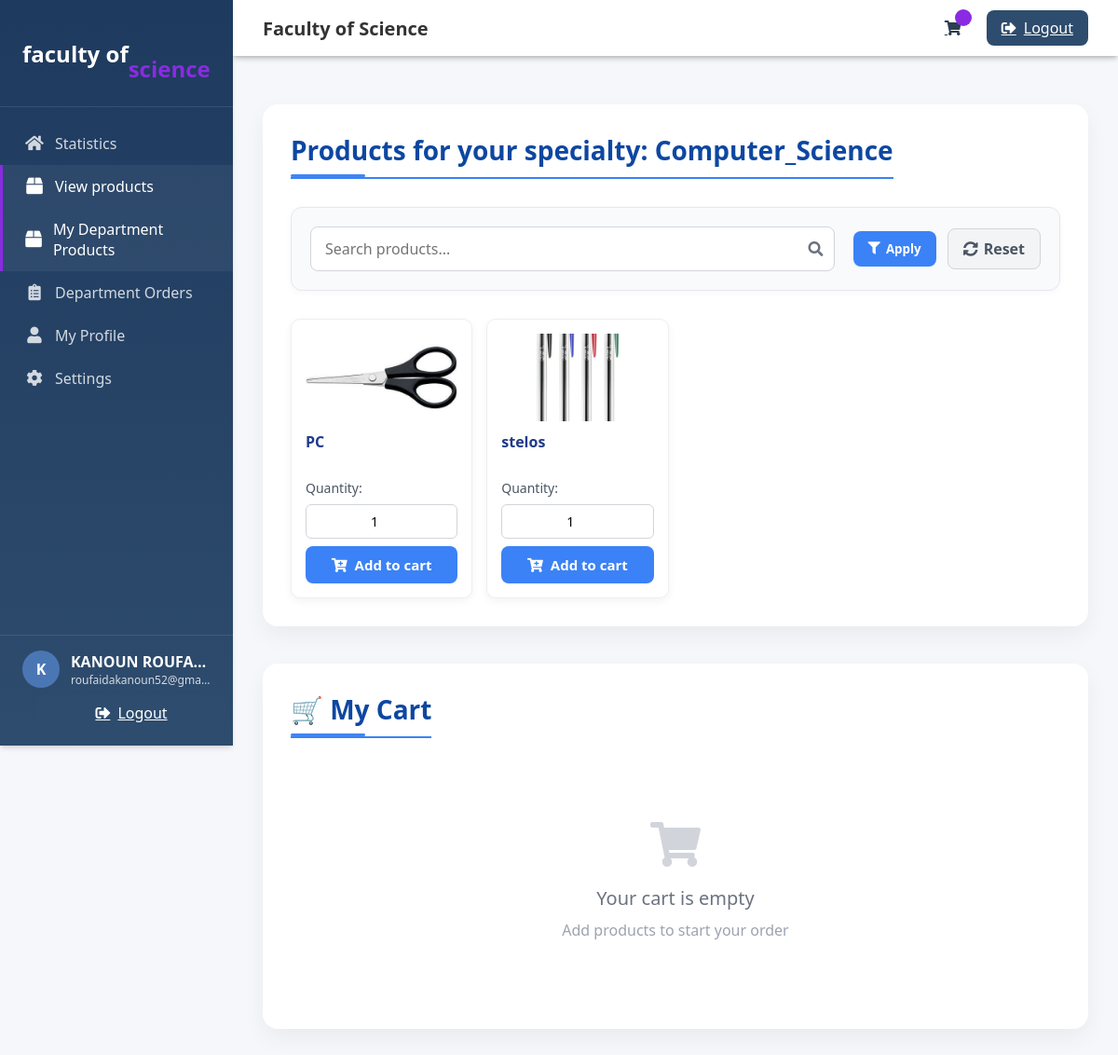
The page /php/user_products.php (signed in) on the database its author committed.
### tables this page shows
CREATE TABLE IF NOT EXISTS `user_info` (
  `id` int NOT NULL AUTO_INCREMENT,
  `name` varchar(100) NOT NULL,
  `email` varchar(100) NOT NULL,
  `password` varchar(100) NOT NULL,
  `approved` tinyint(1) DEFAULT '0',
  `type` varchar(50) DEFAULT NULL,
  `speciality` varchar(50) NOT NULL,
  `status` enum('pending','approved','rejected') DEFAULT 'pending',
  `registration_date` datetime DEFAULT CURRENT_TIMESTAMP,
  `approval_date` datetime DEFAULT NULL,
  `department_id` int DEFAULT NULL,
  `is_active` tinyint(1) NOT NULL DEFAULT '1',
  PRIMARY KEY (`id`)
);

CREATE TABLE IF NOT EXISTS `products` (
  `id` int NOT NULL AUTO_INCREMENT,
  `name` varchar(100) NOT NULL,
  `image` varchar(100) NOT NULL,
  `speciality` varchar(50) NOT NULL,
  `quantity` int NOT NULL,
  `department_id` int DEFAULT NULL,
  `created_at` timestamp NULL DEFAULT CURRENT_TIMESTAMP,
  PRIMARY KEY (`id`)
);

### php/user_products.php (the view, shortened to what this page needs)
<?php
include 'topp.php';
include 'sidebarr.php';
$user_id = $_SESSION['user_id'];
$user = mysqli_fetch_assoc(mysqli_query($conn, "SELECT * FROM user_info WHERE id = '$user_id'"));
$speciality = $user['speciality'];
$search_term = isset($_GET['search']) ? mysqli_real_escape_string($conn, $_GET['search']) : '';
$sort_by = isset($_GET['sort_by']) ? $_GET['sort_by'] : 'name';
$sort_order = isset($_GET['sort_order']) ? $_GET['sort_order'] : 'ASC';
$query = "SELECT * FROM products WHERE speciality = '$speciality'";
if ($sort_by == 'name') {
    $query .= " ORDER BY name $sort_order";
} elseif ($sort_by == 'id') {
    $query .= " ORDER BY id $sort_order";
} elseif ($sort_by == 'date') {
    $query .= " ORDER BY date_added $sort_order";
}
$products = mysqli_query($conn, $query);
?>
<div class="section products-section">
    <h2 class="section-title">Products for your specialty: <?php echo htmlspecialchars($speciality); ?></h2>
    <div class="filter-controls">
        <form action="<?= $_SERVER['PHP_SELF']; ?>" method="get" class="filter-form">
            <div class="search-box">
                <input type="text" name="search" placeholder="Search products..." value="<?= htmlspecialchars($search_term); ?>">
                <button type="submit" class="btn-search">
                    <i class="fas fa-search"></i>
                </button>
            </div>
            <div class="sort-controls">
                <button type="submit" class="btn-apply-filter">
                    <i class="fas fa-filter"></i> Apply
                </button>
                <a href="<?= $_SERVER['PHP_SELF']; ?>" class="btn-reset-filter">
                    <i class="fas fa-sync-alt"></i> Reset
                </a>
            </div>
        </form>
    </div>
    <?php if (mysqli_num_rows($products) == 0): ?>
    <div class="no-products-message animated fadeIn">
        <div class="no-products-icon">
            <i class="fas fa-box-open"></i>
        </div>
        <p>No products found matching your criteria</p>
        <p class="no-products-sub">Try different search terms or reset filters</p>
    </div>
    <?php else: ?>
    <div class="products-list">
        <?php while ($product = mysqli_fetch_assoc($products)): ?>
        <div class="product-item">
            <div class="product-image">
                <img src="<?php echo htmlspecialchars($product['image']); ?>" alt="Product image">
            </div>
            <div class="product-details">
                <h3><?php echo htmlspecialchars($product['name']); ?></h3>
                <form class="add-to-cart-form" action="<?= $_SERVER['PHP_SELF']; ?>" method="post">
                    <div class="quantity-control">
                        <label>Quantity:</label>
                        <input type="number" name="quantity" value="1" min="1" required>
                        <button type="submit" class="btn btn-add-to-cart">
                            <i class="fas fa-cart-plus"></i> Add to cart
                        </button>
                    </div>
                </form>
            </div>
        </div>
        <?php endwhile; ?>
    </div>
    <?php endif; ?>
</div>
<div class="section cart-section">
    <h2 class="section-title">🛒 My Cart</h2>
    <div class="cart-list" id="cart-content">
        <?php
        $has_items = false;
            ?>
        <?php if (!$has_items): ?>
            <div class="empty-cart-message animated fadeIn">
                <div class="empty-cart-icon">
                    <i class="fas fa-shopping-cart"></i>
                </div>
                <p>Your cart is empty</p>
                <p class="empty-cart-sub">Add products to start your order</p>
            </div>
        <?php endif; ?>
    </div>
</div>
<link rel="stylesheet" href="https://cdnjs.cloudflare.com/ajax/libs/font-awesome/5.15.4/css/all.min.css">

### php/sidebarr.php (shortened to what this page needs)
<?php
include 'topp.php';
$user_id = $_SESSION['user_id'];
$select_user = mysqli_query($conn, "SELECT * FROM user_info WHERE id = '$user_id'") or die('query failed');
$fetch_user = mysqli_fetch_assoc($select_user);
$currentPage = basename($_SERVER['PHP_SELF']);
?>
<!DOCTYPE html>
<html lang="en">
<head>
    <link rel="stylesheet" href="https://cdnjs.cloudflare.com/ajax/libs/font-awesome/6.0.0-beta3/css/all.min.css">
    <link rel="stylesheet" href="../css/main.css">
    <link rel="stylesheet" href="https://cdnjs.cloudflare.com/ajax/libs/font-awesome/6.5.0/css/all.min.css">
</head>
<div class="sidebar" id="sidebar">
<div class="sidebar-header">
        <div class="logo">  faculty of  <br> <span> <span></span> <br>   science</span></div>
    </div>
    <div class="sidebar-nav">
        <a href="department_dashboard.php" class="nav-item <?php if ($currentPage == 'department_dashboard.php') echo 'active'; ?>">
            <i class="fas fa-home"></i>
            <span>Statistics</span>
        </a>
        <a href="product_department.php" class="nav-item <?php if ($currentPage == 'user_products.php') echo 'active'; ?>">
            <i class="fas fa-box"></i>
            <span>View products</span>
        </a>
        <a href="user_products.php" class="nav-item <?php if ($currentPage == 'user_products.php') echo 'active'; ?>">
            <i class="fas fa-box"></i>
            <span>My Department Products</span>
        </a>
        <a href="department_orders.php" class="nav-item <?php if ($currentPage == 'department_orders.php') echo 'active'; ?>">
    <i class="fas fa-clipboard-list"></i>
    <span>Department Orders</span>
</a>
        <a href="profile_chef.php" class="nav-item <?php if ($currentPage == 'profile_chef.php') echo 'active'; ?>">
            <i class="fas fa-user"></i>
            <span>My Profile</span>
        </a>
        <a href="setting.php" class="nav-item <?php if ($currentPage == 'setting.php') echo 'active'; ?>">
            <i class="fas fa-cog"></i>
            <span>Settings</span>
        </a>
    </div>
    <div class="sidebar-footer">
        <div class="user-info">
            <div class="user-avatar">
                <?php echo substr($fetch_user['name'] ?? 'User', 0, 1); ?>
            </div>
            <div class="user-details">
                <div class="user-name"><?php echo $fetch_user['name'] ?? 'User'; ?></div>
                <div class="user-email"><?php echo $fetch_user['email'] ?? 'email@example.com'; ?></div>
            </div>
        </div>
        <a href="index.php?logout=<?php echo $user_id; ?>" onclick="return confirm('Are you sure you want to logout?');"
            class="logout-btn" style="width: 100%; justify-content: center;">
            <i class="fas fa-sign-out-alt"></i>
            <span>Logout</span>
        </a>
    </div>
</div>
<div class="main-content" id="main-content">

### css/main.css (style rules this page uses)
:root { --primary: #2e4c6d; --primary-dark: #1e3a5f; --primary-light: #4a77b4; --accent: blueviolet; --background: #f7f9fc; --text: #2c3e50; --text-light: #64748b; --error: #e74c3c; --success: #27ae60; --border: #e2e8f0; --shadow: 0 4px 6px -1px rgba(0, 0, 0, 0.1), 0 2px 4px -1px rgba(0, 0, 0, 0.06); --radius: 0.5rem; }
* { margin: 0; padding: 0; box-sizing: border-box; font-family: 'Segoe UI', Tahoma, Geneva, Verdana, sans-serif; }
.sidebar { width: 250px; background: linear-gradient(180deg, var(--primary-dark) 0%, var(--primary) 100%); color: white; height: 100vh; position: fixed; left: 0; top: 0; z-index: 100; transition: all 0.3s ease; box-shadow: var(--shadow); }
.sidebar-header { padding: 1.5rem; border-bottom: 1px solid rgba(255, 255, 255, 0.1); }
.logo { font-size: 1.5rem; font-weight: 700; display: flex; align-items: center; }
.logo span { color: blueviolet; }
.sidebar-nav { padding: 1rem 0; }
.nav-item { padding: 0.75rem 1.5rem; display: flex; align-items: center; color: rgba(255, 255, 255, 0.8); text-decoration: none; transition: all 0.2s ease; border-left: 3px solid transparent; }
.nav-item:hover, .nav-item.active { background-color: rgba(255, 255, 255, 0.05); color: white; border-left: 3px solid var(--accent); }
.nav-item i { margin-right: 0.75rem; font-size: 1.1rem; width: 20px; text-align: center; }
.sidebar-footer { position: absolute; bottom: 0; width: 100%; padding: 1rem 1.5rem; border-top: 1px solid rgba(255, 255, 255, 0.1); }
.user-info { display: flex; align-items: center; margin-bottom: 0.5rem; }
.user-avatar { width: 40px; height: 40px; border-radius: 50%; background-color: var(--primary-light); display: flex; align-items: center; justify-content: center; margin-right: 0.75rem; font-weight: bold; }
.user-details { flex: 1; overflow: hidden; }
.user-name { font-weight: 600; white-space: nowrap; overflow: hidden; text-overflow: ellipsis; }
.user-email { font-size: 0.75rem; opacity: 0.8; white-space: nowrap; overflow: hidden; text-overflow: ellipsis; }
.main-content { flex: 1; margin-left: 250px; padding: 70px 2rem 2rem; transition: all 0.3s ease; }
.logout-btn { background-color: var(--primary); color: white; border: none; padding: 0.5rem 1rem; border-radius: var(--radius); margin-left: 1rem; cursor: pointer; display: flex; align-items: center; transition: background-color 0.2s ease; }
.logout-btn i { margin-right: 0.5rem; }
.section { background-color: white; border-radius: var(--radius); box-shadow: var(--shadow); margin-bottom: 2rem; overflow: hidden; }
.section-title { font-size: 1.25rem; font-weight: 600; color: var(--text); display: flex; align-items: center; }
.product-image { width: 100%; height: 200px; object-fit: cover; }

### rows shown on the page
user_info: name "K", name "KANOUN ROUFA…", email "roufaidakanoun52@gma…", speciality "Computer_Science"
products: image (picture), name "PC"
products: image (picture), name "stelos"
